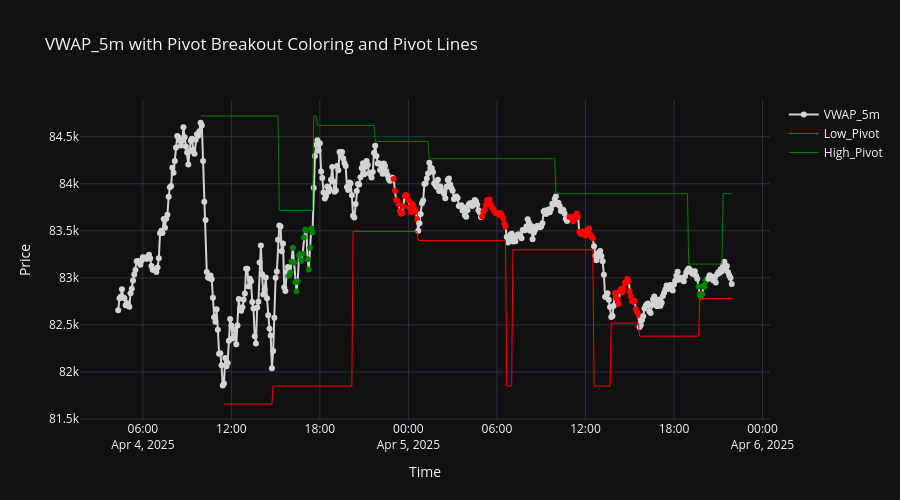
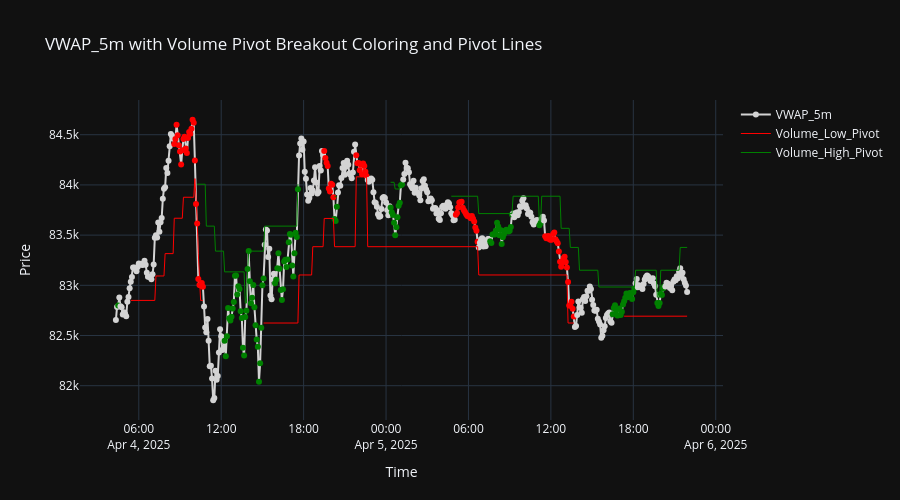

Source (notebook cell) for these figures, in order:
### Markdown cell above
## 3.2 - Test and debug

### Code cell
#-------------------------------------------------------------------------------
# Step 0: Initialize Labels Dataframe
lab_data = LSTM_Features(data_v0[-2500:]).resample_with_vwap('5min').Pivot_Points(20, 20).Volume_Pivot_Points(240, 7, 1.0).data
Labels_Data = LSTM_Labels(lab_data)

# Step 1: Categorize Pivot Points
look_forward=20
Labels_Data.Categorize_Pivot_Points(look_forward)

# Step 2: Categorize Volume Pivot Points
look_forward=20
Labels_Data.Categorize_Volume_Pivot_Points(look_forward)
#-------------------------------------------------------------------------------

debug0 = True
debug1 = True
debug2 = True

#-------------------------------------------------------------------------------
if debug0:
    print("#----------------------------------------------------------------------")
    print("Shape:", Labels_Data.data.shape)
    print("#----------------------------------------------------------------------")
    print(Labels_Data.data.columns)
    print("#----------------------------------------------------------------------")
    print(Labels_Data.data.head())
    print("#----------------------------------------------------------------------")

#-------------------------------------------------------------------------------
if debug1:

    # Fréquences des 0 et 1 pour chaque colonne
    freq_df = pd.DataFrame({
        'Low_Below_Pivot': lab_data['Low_Below_Pivot'].value_counts().sort_index(),
        'High_Above_Pivot': lab_data['High_Above_Pivot'].value_counts().sort_index()
    }).T

    freq_df.columns = ['0', '1']
    display(freq_df)  # Affiche dans Jupyter/Colab

    # Copie du DataFrame
    df = lab_data.copy()

    # Initialiser les couleurs
    colors_combined = ['lightgrey'] * len(df)
    for i in range(len(df)):
        if df.iloc[i]['High_Above_Pivot'] == 1:
            colors_combined[i] = 'green'
        elif df.iloc[i]['Low_Below_Pivot'] == 1:
            colors_combined[i] = 'red'

    # Création du graphique
    fig = go.Figure()

    # Trace VWAP_5m avec couleur dynamique
    fig.add_trace(go.Scatter(
        x=df.index,
        y=df['VWAP_5m'],
        mode='markers+lines',
        marker=dict(color=colors_combined, size=6),
        name='VWAP_5m',
        line=dict(color='lightgrey')
    ))

    # Trace Low_Pivot (ligne continue)
    fig.add_trace(go.Scatter(
        x=df.index,
        y=df['Low_Pivot'],
        mode='lines',
        line=dict(color='red', width=1),
        name='Low_Pivot'
    ))

    # Trace High_Pivot (ligne continue)
    fig.add_trace(go.Scatter(
        x=df.index,
        y=df['High_Pivot'],
        mode='lines',
        line=dict(color='green', width=1),
        name='High_Pivot'
    ))

    # Mise en page
    fig.update_layout(
        title='VWAP_5m with Pivot Breakout Coloring and Pivot Lines',
        xaxis_title='Time',
        yaxis_title='Price',
        template='plotly_dark',
        height=500
    )

    fig.show()
    print("#----------------------------------------------------------------------")

#-------------------------------------------------------------------------------
if debug2:

    # Fréquences des 0 et 1 pour chaque colonne
    freq_df = pd.DataFrame({
        'VWAP_Below_Volume_Low': lab_data['VWAP_Below_Volume_Low'].value_counts().sort_index(),
        'VWAP_Above_Volume_High': lab_data['VWAP_Above_Volume_High'].value_counts().sort_index()
    }).T

    freq_df.columns = ['0', '1']
    display(freq_df)  # Affiche dans Jupyter/Colab

    # Copie du DataFrame
    df = lab_data.copy()

    # Initialiser les couleurs
    colors_combined = ['lightgrey'] * len(df)
    for i in range(len(df)):
        if df.iloc[i]['VWAP_Above_Volume_High'] == 1:
            colors_combined[i] = 'green'
        elif df.iloc[i]['VWAP_Below_Volume_Low'] == 1:
            colors_combined[i] = 'red'

    # Création du graphique
    fig = go.Figure()

    # Trace VWAP_5m avec couleur dynamique
    fig.add_trace(go.Scatter(
        x=df.index,
        y=df['VWAP_5m'],
        mode='markers+lines',
        marker=dict(color=colors_combined, size=6),
        name='VWAP_5m',
        line=dict(color='lightgrey')
    ))

    # Trace Volume_Low_Pivot (ligne continue)
    fig.add_trace(go.Scatter(
        x=df.index,
        y=df['Volume_Low_Pivot'],
        mode='lines',
        line=dict(color='red', width=1),
        name='Volume_Low_Pivot'
    ))

    # Trace Volume_High_Pivot (ligne continue)
    fig.add_trace(go.Scatter(
        x=df.index,
        y=df['Volume_High_Pivot'],
        mode='lines',
        line=dict(color='green', width=1),
        name='Volume_High_Pivot'
    ))

    # Mise en page
    fig.update_layout(
        title='VWAP_5m with Volume Pivot Breakout Coloring and Pivot Lines',
        xaxis_title='Time',
        yaxis_title='Price',
        template='plotly_dark',
        height=500
    )

    fig.show()

#-------------------------------------------------------------------------------
# Last Step: Refresh Data
Labels_Data.data = None

### Figure 1 — Plotly figure (JSON) as saved in the notebook; plotly's stock layout.template omitted (floating-point values rounded to 4 significant figures; data arrays with more than 128 entries replaced by an {"elided": "..."} marker saying what was removed)
{"data": [{"line": {"color": "lightgrey"}, "marker": {"color": {"elided": "500 str values"}, "size": 6}, "mode": "markers+lines", "name": "VWAP_5m", "type": "scatter", "x": {"elided": "500 str values"}, "y": {"elided": "500 float values"}}, {"line": {"color": "red", "width": 1}, "mode": "lines", "name": "Low_Pivot", "type": "scatter", "x": {"elided": "500 str values"}, "y": {"elided": "500 float values"}}, {"line": {"color": "green", "width": 1}, "mode": "lines", "name": "High_Pivot", "type": "scatter", "x": {"elided": "500 str values"}, "y": {"elided": "500 float values"}}], "layout": {"height": 500, "title": {"text": "VWAP_5m with Pivot Breakout Coloring and Pivot Lines"}, "xaxis": {"title": {"text": "Time"}}, "yaxis": {"title": {"text": "Price"}}}}

### Figure 2 — Plotly figure (JSON) as saved in the notebook; plotly's stock layout.template omitted (floating-point values rounded to 4 significant figures; data arrays with more than 128 entries replaced by an {"elided": "..."} marker saying what was removed)
{"data": [{"line": {"color": "lightgrey"}, "marker": {"color": {"elided": "500 str values"}, "size": 6}, "mode": "markers+lines", "name": "VWAP_5m", "type": "scatter", "x": {"elided": "500 str values"}, "y": {"elided": "500 float values"}}, {"line": {"color": "red", "width": 1}, "mode": "lines", "name": "Volume_Low_Pivot", "type": "scatter", "x": {"elided": "500 str values"}, "y": {"elided": "500 float values"}}, {"line": {"color": "green", "width": 1}, "mode": "lines", "name": "Volume_High_Pivot", "type": "scatter", "x": {"elided": "500 str values"}, "y": {"elided": "500 float values"}}], "layout": {"height": 500, "title": {"text": "VWAP_5m with Volume Pivot Breakout Coloring and Pivot Lines"}, "xaxis": {"title": {"text": "Time"}}, "yaxis": {"title": {"text": "Price"}}}}
